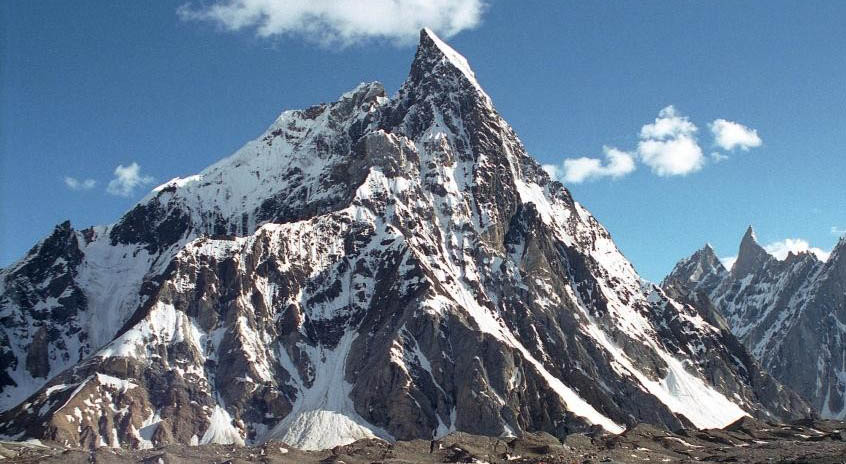
#> input picture src/snow.jpg, 846 x 464 px
$ python CamouflageImageOptimized.py snow.jpg cat.png   (Python 2 division)
#> lines starting #> are read from the running program, lines starting #| are printed output that depends on the picture; after the words box and inside, x2 and y2 are one past the last pixel; in counts of white or black regions, pixels touching at a corner belong together
#import Tkinter as tk
#import numpy as np
import ImageProcessor as ip
import time
import cv2
import sys
#from Tkinter import Tk, Frame, BOTH

#####################################
# C A M O U F L A G E     I M A G E #
# by                                #
#                                   #
# Augusto Boranga                   #
# Nicolas Pessutto                  #
#####################################

### Functions ###

def correctEmptyTextures(textures):
    for i in range(0,4):
        if len(textures[i]) == 0:
            if i < 3:
                if len(textures[i + 1]) > 0:
                    textures[i] = textures[i + 1]
                else:
                    sys.exit("> Error: Image too difficult to camouflage. Sorry :(")
            else:
                if len(textures[i - 1]) > 0:
                    textures[i] = textures[i - 1]
                else:
                    sys.exit("> Error: Image too difficult to camouflage. Sorry :(")
    return textures

start_time = time.time()

# Open images
background = cv2.imread(sys.argv[1], 1)
#> background is the input picture: shape (464, 846, 3); mean B, G, R 141.4, 120.7, 101.9
overlay = cv2.imread(sys.argv[2], -1)
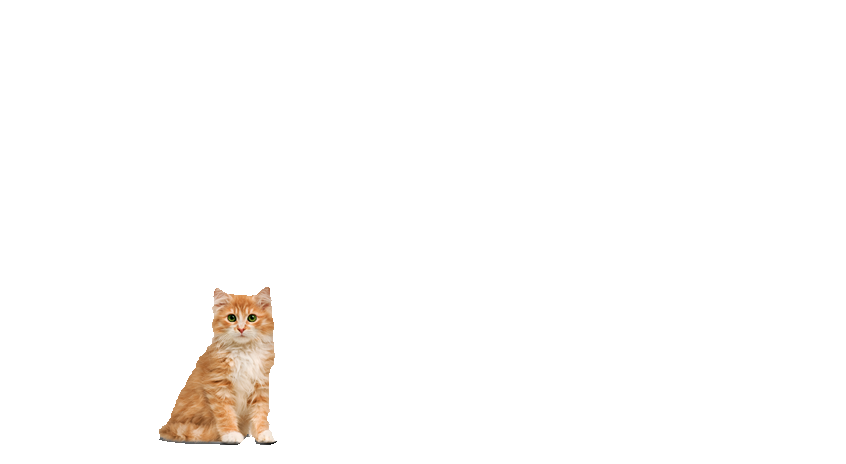
#> input picture src/cat.png, 846 x 464 px
#> overlay is the input picture: shape (464, 846, 4); mean B, G, R, A 250.9, 252, 253.4, 7.5

# Image processing
bg = background
processedOverlay = overlay

backBrightness = []
overBrightness = []
textures = [[],[],[],[]]
quantizationLevels = [0,85,170,255]
height, width, channels = background.shape
#> height = 464; width = 846; channels = 3

print "> 1st iteration"
# 1st iteration
for row in range(0,height):
    for column in range(0,width - 1):
        overPixel = overlay[row, column]

        if overPixel[3] !=0:
            l = 0.299 * overPixel[0] + 0.587 * overPixel[1] + 0.114 * overPixel[2]
            processedOverlay[row, column] = [l,l,l,overPixel[3]]
            backBrightness.append(background[row, column][0])
            overBrightness.append(overlay[row, column][0])

        backPixel = background[row, column]
        l = 0.299 * backPixel[0] + 0.587 * backPixel[1] + 0.114 * backPixel[2]
        bg[row, column] = [l,l,l]
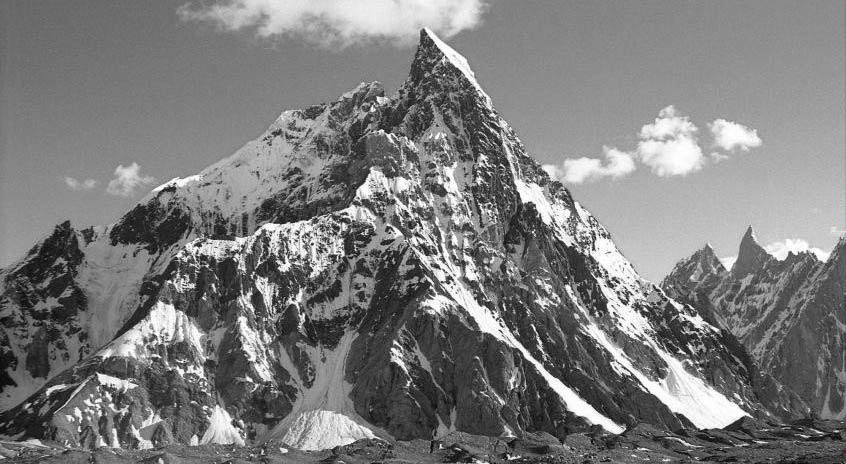
#> bg: shape (464, 846, 3); mean B, G, R 124.3, 124.3, 124.2
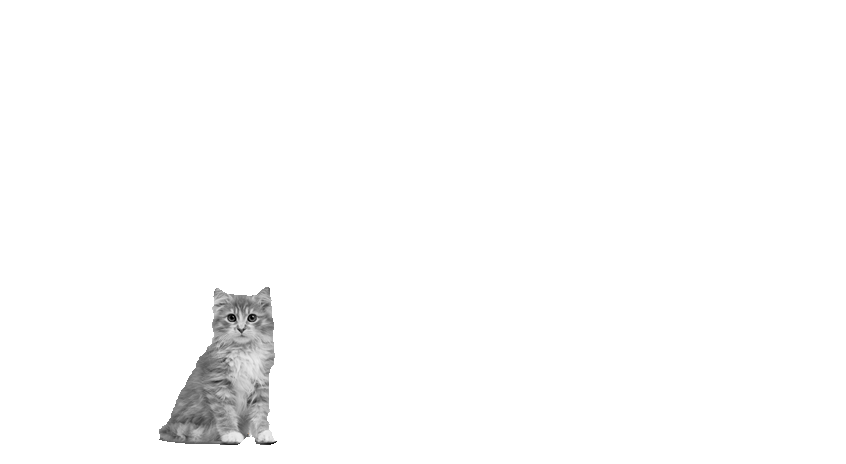
#> processedOverlay: shape (464, 846, 4); 3.02% of pixels changed, all inside (x1, y1, x2, y2) = (159, 287, 277, 445)
#> after the loop, backBrightness = 11888 values, max 255 at index 861, min 10 at index 4443, mean 117.7; overBrightness = 11888 values, max 239 at index 11287, min 0 at index 1314, mean 150.2

brightnessDiff = sum(backBrightness)/len(backBrightness) - sum(overBrightness)/len(overBrightness)
#> brightnessDiff = -33

background = cv2.imread(sys.argv[1], 1)

print "> 2nd iteration"
# 2nd iteration
for row in range(0,height):
    for column in range(0,width - 1):
        backPixel = bg[row, column]
        # check in which interval the pixel is
        if backPixel[0] < 191:
            if backPixel[0] < 127:
                if backPixel[0] < 63:
                    bg[row, column] = [0, 0, 0]
                else:
                    bg[row, column] = [85, 85, 85]
            else:
                bg[row, column] = [170, 170, 170]
        else:
            bg[row, column] = [255, 255, 255]

        overPixel = processedOverlay[row, column]
        if overPixel[3] !=0:
            # Apply brightness adjust
            for c in range(0,channels):
                color = processedOverlay.item(row,column,c)
                newValue = (color + brightnessDiff)
                if newValue <= 255:
                    if newValue >= 0:
                        processedOverlay.itemset((row,column,c), newValue)
                    else:
                        processedOverlay.itemset((row,column,c), 0)
                else:
                    processedOverlay.itemset((row,column,c), 255)

            # Quantize
            if overPixel[0] < 191:
                if overPixel[0] < 127:
                    if overPixel[0] < 63:
                        processedOverlay[row, column] = [0, 0, 0, 1]
                    else:
                        processedOverlay[row, column] = [85, 85, 85, 1]
                else:
                    processedOverlay[row, column] = [170, 170, 170, 1]
            else:
                processedOverlay[row, column] = [255, 255, 255, 1]

            # Create textures
            backQuantPixel = bg[row, column]
            i = 0
            found = False
            # Check to which level of quantization the pixel belongs: 0, 85, 170 or 255
            while i < 4 and not found:
                # print i, pixel[0], quantizationLevels[i]
                if backQuantPixel[0] == quantizationLevels[i]:
                    backRealPixel = background[row, column]
                    textures[i].append([backRealPixel[0], backRealPixel[1], backRealPixel[2], 1])
                    found = True
                i = i + 1
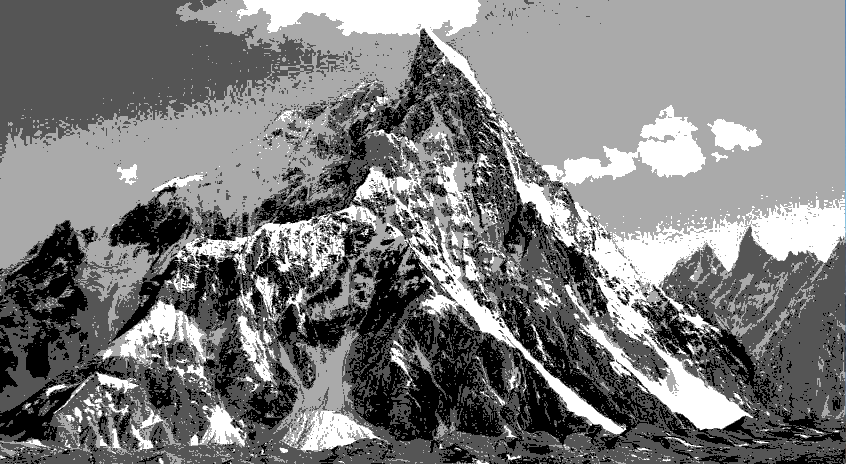
#> bg: shape (464, 846, 3); mean B, G, R 124.5, 124.5, 124.4
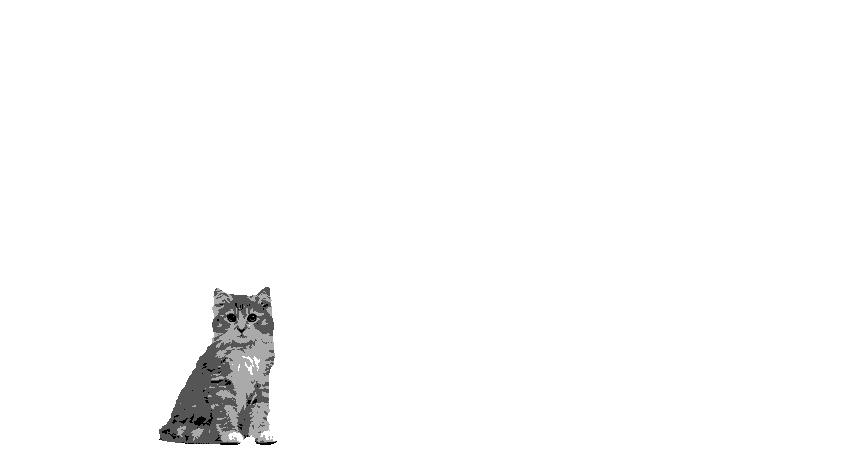
#> processedOverlay: shape (464, 846, 4); 3.03% of pixels changed, all inside (x1, y1, x2, y2) = (159, 287, 277, 445)

textures = correctEmptyTextures(textures)
texturePointers = [0,0,0,0]
output = background

print "> 3rd iteration"
# 3rd iteration
for row in range(0,height):
    for column in range(0,width - 1):
        overPixel = processedOverlay[row, column]
        if overPixel[3] !=0:
            i = 0
            found = False
            while i < 4 and not found:
                if overPixel[0] == quantizationLevels[i]:
                    if len(textures[i]) <= texturePointers[i]:
                        texturePointers[i] = 0
                    newPixel = textures[i][texturePointers[i]]
                    processedOverlay[row, column] = newPixel
                    texturePointers[i] = texturePointers[i] + 1
                    found = True
                i = i + 1
            texturizedPixel = processedOverlay[row, column]
            output[row, column] = [texturizedPixel[0], texturizedPixel[1], texturizedPixel[2]]
        else:
            # pixel from brackground
            output[row, column] = background[row, column]
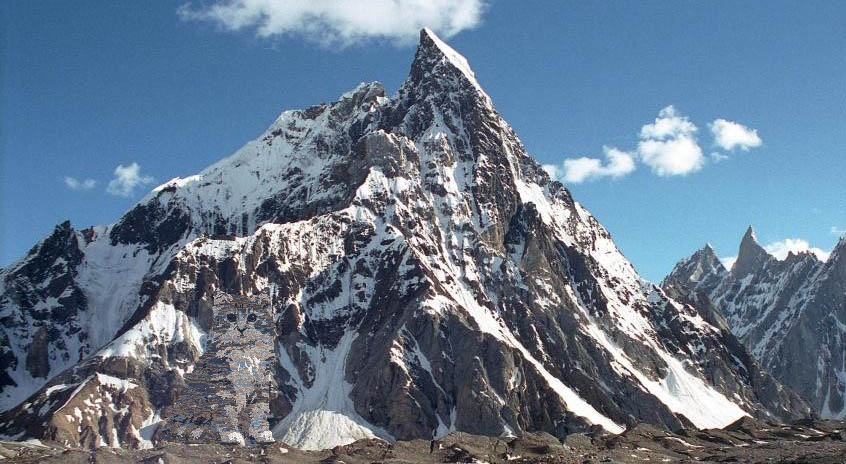
#> output: shape (464, 846, 3); 3.03% of pixels changed, all inside (x1, y1, x2, y2) = (159, 287, 277, 445)
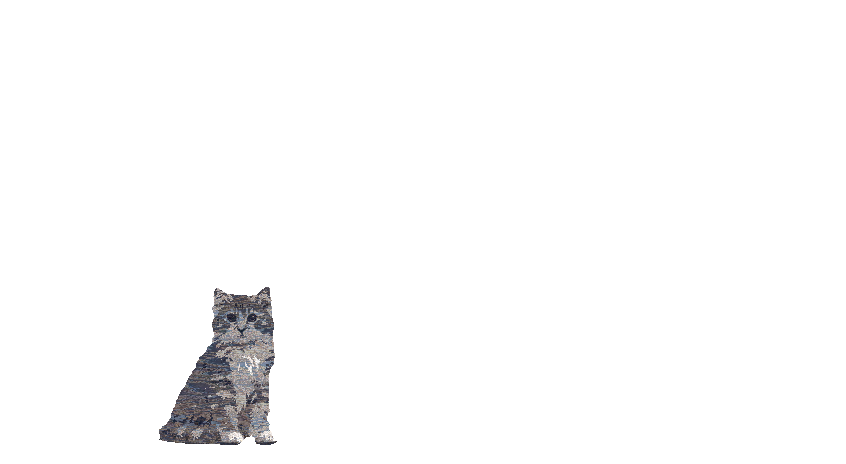
#> processedOverlay: shape (464, 846, 4); 3.03% of pixels changed, all inside (x1, y1, x2, y2) = (159, 287, 277, 445)
#> after the loop, texturePointers = [647, 592, 1074, 287]

elapsed_time = time.time() - start_time
print "Time: "
print elapsed_time

# Save final output
cv2.imwrite("result.png", output)

# Show result
# print "\nCamouflage concluded with success!"
cv2.imshow("Result", output)
cv2.waitKey(0)
